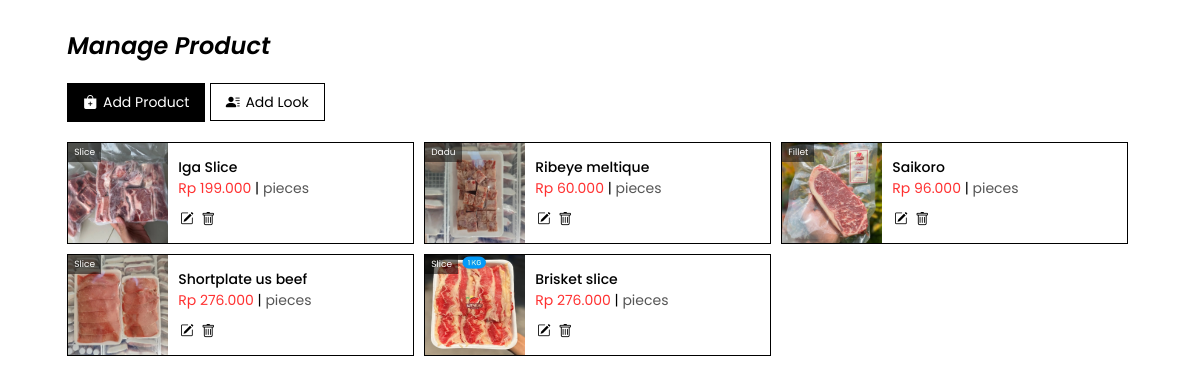
Screenshot of /seller/manage_product.php (signed in) with the database file from the repository.
### tables this page shows
CREATE TABLE `produk` (
  `id` int(11) NOT NULL,
  `nama` varchar(150) NOT NULL,
  `kategori` varchar(50) NOT NULL,
  `harga` decimal(10,2) NOT NULL,
  `deskripsi` varchar(1000) NOT NULL,
  `stok` int(11) NOT NULL,
  `gambar` varchar(255) NOT NULL,
  `waktutambah` timestamp NOT NULL DEFAULT current_timestamp() ON UPDATE current_timestamp()
);

### seller/manage_product.php (the view, shortened to what this page needs)
<?php
include 'config.php';
$sql = "SELECT * FROM produk ORDER BY id DESC";
$products = [];
$result = mysqli_query($conn, $sql);
while ($product = mysqli_fetch_assoc($result)) {
    $product_id = $product['id'];
    $sizes = mysqli_query($conn, "SELECT ukuran, stok FROM produk_ukuran WHERE produk_id = $product_id");
    $product['ukuran_stok'] = [];
    while ($row = mysqli_fetch_assoc($sizes)) {
        $product['ukuran_stok'][] = $row;
    }
    $products[] = $product;
}
?>
<!DOCTYPE html>
<html lang="en">
<head>
    <link rel="stylesheet" href="https://cdn.jsdelivr.net/npm/bootstrap-icons@1.10.5/font/bootstrap-icons.css">
    <link rel="stylesheet" href="https://cdnjs.cloudflare.com/ajax/libs/font-awesome/5.15.3/css/all.min.css">
    <link rel="stylesheet" href="style/mng_product.css">
</head>
<body>
    <div class="container">
        <h2>Manage Product</h2>
        <button id="openForm" class="btn-add"><i class="bi bi-bag-plus-fill"></i> Add Product</button>
        <a href="add_look.php" class="btn-addlook"><i class="bi bi-person-lines-fill"></i> Add Look</a>
        <div class="products-box">
            <?php foreach ($products as $p) { ?>
                <div class="box-product">
                    <img src="../uploads/<?= $p['gambar']; ?>" alt="<?= $p['nama'] ?>" class="image">
                    <div class="text">
                        <ul>
                            <li style="font-weight: 500;">
                                <?php $words = explode(" ", $p['nama']);
                                $nama = count($words) > 3 ? implode(" ", array_slice($words, 0, 3)) . "..." : $p['nama'];
                                echo $nama; ?>
                            </li>
                            <li style="color:rgba(255, 0, 0, 0.81);">
                                Rp <?= number_format($p['harga'], 0, ',', '.'); ?>
                                <span style="color: black;"> | </span>
                                <span style="color:rgb(86, 86, 86);">
                                    <?php
                                    $stok_query = $conn->prepare("SELECT SUM(stok) as total_stok FROM produk_ukuran WHERE produk_id = ?");
                                    $stok_query->bind_param("i", $p['id']);
                                    $stok_query->execute();
                                    $stok_result = $stok_query->get_result()->fetch_assoc();
                                    $p['stok'] = $stok_result['total_stok'] ?? 0;
                                    ?> pieces
                                </span>
                            </li>
                            <li style="margin-top: 10px;">
                                <button class="openEditForm" data-id="<?= $p['id'] ?>"><i class="bi bi-pencil-square"></i></button>
                                <a href="deleteproduk.php?id=<?= $p['id'] ?>" onclick="return confirm('Yakin hapus <?= htmlspecialchars($p['nama'], ENT_QUOTES) ?>?')">
                                    <i class="bi bi-trash"></i>
                                </a>
                            </li>
                        </ul>
                        <p class="kategori"><?= $p['kategori']; ?></p>
                    </div>
                </div>
            <?php } ?>
        </div>
    </div>
</body>
</html>

### seller/style/mng_product.css (style rules this page uses)
body { display: flex; justify-content: center; height: 100vh; font-family: Poppins, sans-serif; }
.container { width: 90%; height: fit-content; }
.container h2 { font-weight: 600; font-style: italic; }
.products-box { display: flex; flex-wrap: wrap; gap: 10px; padding-bottom: 50px; margin-top: 20px; cursor: default; }
.box-product { width: 345px; height: 100px; display: flex; font-size: 14px; border: 1px solid #000000; }
.image { width: 100px; }
.kategori { position: absolute; margin-top: -101px; margin-left: -100px; font-size: 9px; color: rgb(255, 255, 255); padding: 3px 6px; background-color: #00000085; }

### seller/manage_product.php (style rules this page uses)
.btn-addlook { background-color: #ffffff; color: rgb(0, 0, 0); font-size: 14px; font-family: Poppins, static; text-decoration: none; padding: 8px 15px; cursor: pointer; border: 1px solid #000; transition: 0.3s ease-in-out; }
.btn-addlook i { padding-right: 2px; }

### rows the page displays
produk: gambar (picture), nama "Iga Slice", harga "199.000", kategori "Slice"
produk: gambar (picture), nama "Ribeye meltique", harga "60.000", kategori "Dadu"
produk: gambar (picture), nama "Saikoro", harga "96.000", kategori "Fillet"
produk: gambar (picture), nama "Shortplate us beef", harga "276.000", kategori "Slice"
produk: gambar (picture), nama "Brisket slice", harga "276.000", kategori "Slice"
